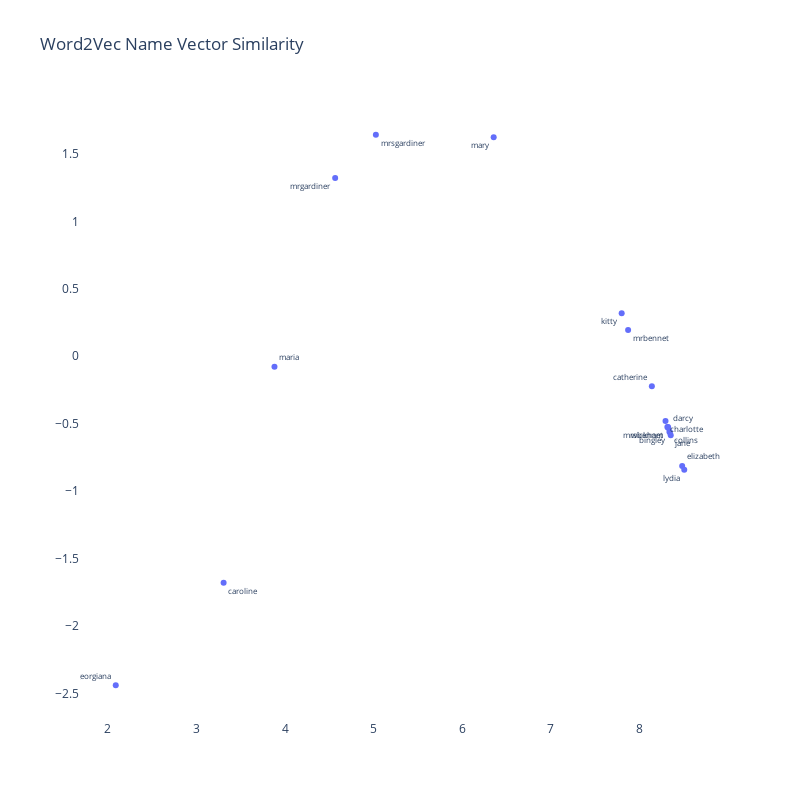

Here is the notebook cell this chart was saved with:
### Code cell
character_list = ['Elizabeth', 
                  'Darcy', 
                  'Bingley', 
                  'Catherine',
                  'MrBennet', 
                  'MrsBennet',
                  'Lydia',
                  'Wickham',
                  'Caroline',
                  'Jane',
                  'Collins',
                  'Charlotte',
                  'Kitty',
                  'Mary',
                  'Maria',
                  'Fitzwilliam',
                  'MrGardiner',
                  'MrsGardiner',
                  'Georgiana']

character_list = [x.lower() for x in character_list]

df = w2v_df[w2v_df['label'].isin(character_list)]


text_pos = [x for x in np.random.choice(['top left', 
                                         'bottom left',
                                         'top right',
                                         'bottom right'], 
                                          len(df),
                                          p=[.2,.3,.3,.2])]


trace = go.Scatter(x=df['x'],
                   y=df['y'],
                   mode='markers+text', 
                   textposition=text_pos,
                   text=df['label'],
                   textfont=dict(size=8),
                   hoverinfo='text')



fig = go.Figure([trace])

fig.update_layout(go.Layout(
    title='Word2Vec Name Vector Similarity',
    ),
    hovermode='closest',
    plot_bgcolor='white',
    paper_bgcolor='white',
    width=800,
    height=800
)

### Figure 1 — Plotly figure (JSON) as saved in the notebook; plotly's stock layout.template omitted (floating-point values rounded to 4 significant figures)
{"data": [{"hoverinfo": "text", "mode": "markers+text", "text": ["mrbennet", "bingley", "elizabeth", "jane", "lydia", "mrsbennet", "kitty", "mary", "darcy", "catherine", "maria", "charlotte", "caroline", "collins", "wickham", "georgiana", "mrgardiner", "mrsgardiner"], "textfont": {"size": 8}, "textposition": ["bottom right", "bottom left", "top right", "bottom right", "bottom left", "bottom left", "bottom left", "bottom left", "top right", "top left", "top right", "bottom right", "bottom right", "bottom right", "bottom left", "top left", "bottom left", "bottom right"], "type": "scatter", "x": [7.873, 8.344, 8.484, 8.354, 8.507, 8.316, 7.801, 6.355, 8.327, 8.141, 3.88, 8.296, 3.306, 8.341, 8.323, 2.088, 4.566, 5.025], "y": [0.1944, -0.5615, -0.8143, -0.5858, -0.8425, -0.5252, 0.3188, 1.624, -0.5315, -0.2232, -0.07906, -0.4813, -1.68, -0.5624, -0.5246, -2.439, 1.32, 1.642]}], "layout": {"height": 800, "hovermode": "closest", "paper_bgcolor": "white", "plot_bgcolor": "white", "title": {"text": "Word2Vec Name Vector Similarity"}, "width": 800}}
